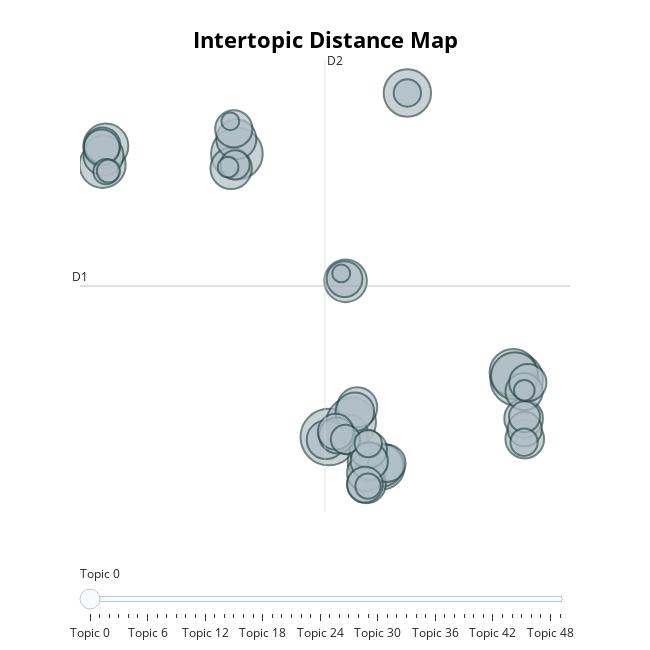

This figure's notebook cell:
### Code cell
topic_model.visualize_topics()

### Figure 1 — Plotly figure (JSON) as saved in the notebook; plotly's stock layout.template omitted (floating-point values rounded to 4 significant figures; data arrays with more than 128 entries replaced by an {"elided": "..."} marker saying what was removed)
{"data": [{"customdata": {"elided": "50x3 mixed values"}, "hovertemplate": "<b>Topic %{customdata[0]}</b><br>%{customdata[1]}<br>Size: %{customdata[2]}", "legendgroup": "", "marker": {"color": "#B0BEC5", "line": {"color": "DarkSlateGrey", "width": 2}, "size": [30, 26, 25, 23, 21, 21, 21, 20, 19, 19, 18, 17, 16, 15, 15, 15, 15, 15, 14, 14, 14, 14, 14, 13, 13, 13, 13, 13, 13, 13, 12, 12, 12, 12, 12, 12, 11, 9, 8, 8, 7, 7, 7, 6, 6, 5, 4, 4, 3, 3], "sizemode": "area", "sizeref": 0.01875, "symbol": "circle"}, "mode": "markers", "name": "", "orientation": "v", "showlegend": false, "type": "scatter", "x": [5.076, 16.67, -0.5924, 6.46, 9.923, 16.46, 16.55, -8.876, -8.681, 8.355, 8.311, 6.111, -0.949, -8.821, 6.261, 7.475, -0.6286, 6.833, 6.68, 17.16, 4.907, 17.09, 7.402, -0.7866, 7.35, 17.12, 17.35, 8.664, 7.515, 7.571, 5.576, -8.888, 5.502, 6.048, -8.932, 7.308, 17.16, 17.15, -0.7066, 6.102, 17.12, 9.923, 7.511, 7.494, -8.666, -8.518, 17.14, -1.135, 5.843, -0.9984], "xaxis": "x", "y": [-4.487, -2.401, 5.753, -3.955, 7.946, -2.155, -2.274, 5.352, 6.031, -5.566, -5.497, 1.158, 5.223, 5.688, -4.394, -5.382, 6.275, -3.409, -3.57, -4.56, -4.584, -3.812, -6.176, 6.648, -5.779, -2.84, -2.518, -5.433, -4.938, -5.359, -4.426, 6.054, -4.294, 1.223, 5.979, -6.201, -4.203, -3.755, 5.349, -4.567, -4.672, 7.946, -4.72, -6.255, 5.101, 5.125, -2.798, 5.265, 1.427, 6.922], "yaxis": "y"}], "layout": {"annotations": [{"showarrow": false, "text": "D1", "x": -10.27, "y": 0.9721, "yshift": 10}, {"showarrow": false, "text": "D2", "x": 4.842, "xshift": 10, "y": 9.138}], "height": 650, "hoverlabel": {"bgcolor": "white", "font": {"family": "Rockwell", "size": 16}}, "legend": {"itemsizing": "constant", "tracegroupgap": 0}, "margin": {"t": 60}, "shapes": [{"line": {"color": "#CFD8DC", "width": 2}, "type": "line", "x0": 4.842, "x1": 4.842, "y0": -7.194, "y1": 9.138}, {"line": {"color": "#9E9E9E", "width": 2}, "type": "line", "x0": -10.27, "x1": 19.95, "y0": 0.9721, "y1": 0.9721}], "sliders": [{"active": 0, "pad": {"t": 50}, "steps": [{"args": [{"marker.color": [["red", "#B0BEC5", "#B0BEC5", "#B0BEC5", "#B0BEC5", "#B0BEC5", "#B0BEC5", "#B0BEC5", "#B0BEC5", "#B0BEC5", "#B0BEC5", "#B0BEC5", "#B0BEC5", "#B0BEC5", "#B0BEC5", "#B0BEC5", "#B0BEC5", "#B0BEC5", "#B0BEC5", "#B0BEC5", "#B0BEC5", "#B0BEC5", "#B0BEC5", "#B0BEC5", "#B0BEC5", "#B0BEC5", "#B0BEC5", "#B0BEC5", "#B0BEC5", "#B0BEC5", "#B0BEC5", "#B0BEC5", "#B0BEC5", "#B0BEC5", "#B0BEC5", "#B0BEC5", "#B0BEC5", "#B0BEC5", "#B0BEC5", "#B0BEC5", "#B0BEC5", "#B0BEC5", "#B0BEC5", "#B0BEC5", "#B0BEC5", "#B0BEC5", "#B0BEC5", "#B0BEC5", "#B0BEC5", "#B0BEC5"]]}], "label": "Topic 0", "method": "update"}, {"args": [{"marker.color": [["#B0BEC5", "red", "#B0BEC5", "#B0BEC5", "#B0BEC5", "#B0BEC5", "#B0BEC5", "#B0BEC5", "#B0BEC5", "#B0BEC5", "#B0BEC5", "#B0BEC5", "#B0BEC5", "#B0BEC5", "#B0BEC5", "#B0BEC5", "#B0BEC5", "#B0BEC5", "#B0BEC5", "#B0BEC5", "#B0BEC5", "#B0BEC5", "#B0BEC5", "#B0BEC5", "#B0BEC5", "#B0BEC5", "#B0BEC5", "#B0BEC5", "#B0BEC5", "#B0BEC5", "#B0BEC5", "#B0BEC5", "#B0BEC5", "#B0BEC5", "#B0BEC5", "#B0BEC5", "#B0BEC5", "#B0BEC5", "#B0BEC5", "#B0BEC5", "#B0BEC5", "#B0BEC5", "#B0BEC5", "#B0BEC5", "#B0BEC5", "#B0BEC5", "#B0BEC5", "#B0BEC5", "#B0BEC5", "#B0BEC5"]]}], "label": "Topic 1", "method": "update"}, {"args": [{"marker.color": [["#B0BEC5", "#B0BEC5", "red", "#B0BEC5", "#B0BEC5", "#B0BEC5", "#B0BEC5", "#B0BEC5", "#B0BEC5", "#B0BEC5", "#B0BEC5", "#B0BEC5", "#B0BEC5", "#B0BEC5", "#B0BEC5", "#B0BEC5", "#B0BEC5", "#B0BEC5", "#B0BEC5", "#B0BEC5", "#B0BEC5", "#B0BEC5", "#B0BEC5", "#B0BEC5", "#B0BEC5", "#B0BEC5", "#B0BEC5", "#B0BEC5", "#B0BEC5", "#B0BEC5", "#B0BEC5", "#B0BEC5", "#B0BEC5", "#B0BEC5", "#B0BEC5", "#B0BEC5", "#B0BEC5", "#B0BEC5", "#B0BEC5", "#B0BEC5", "#B0BEC5", "#B0BEC5", "#B0BEC5", "#B0BEC5", "#B0BEC5", "#B0BEC5", "#B0BEC5", "#B0BEC5", "#B0BEC5", "#B0BEC5"]]}], "label": "Topic 2", "method": "update"}, {"args": [{"marker.color": [["#B0BEC5", "#B0BEC5", "#B0BEC5", "red", "#B0BEC5", "#B0BEC5", "#B0BEC5", "#B0BEC5", "#B0BEC5", "#B0BEC5", "#B0BEC5", "#B0BEC5", "#B0BEC5", "#B0BEC5", "#B0BEC5", "#B0BEC5", "#B0BEC5", "#B0BEC5", "#B0BEC5", "#B0BEC5", "#B0BEC5", "#B0BEC5", "#B0BEC5", "#B0BEC5", "#B0BEC5", "#B0BEC5", "#B0BEC5", "#B0BEC5", "#B0BEC5", "#B0BEC5", "#B0BEC5", "#B0BEC5", "#B0BEC5", "#B0BEC5", "#B0BEC5", "#B0BEC5", "#B0BEC5", "#B0BEC5", "#B0BEC5", "#B0BEC5", "#B0BEC5", "#B0BEC5", "#B0BEC5", "#B0BEC5", "#B0BEC5", "#B0BEC5", "#B0BEC5", "#B0BEC5", "#B0BEC5", "#B0BEC5"]]}], "label": "Topic 3", "method": "update"}, {"args": [{"marker.color": [["#B0BEC5", "#B0BEC5", "#B0BEC5", "#B0BEC5", "red", "#B0BEC5", "#B0BEC5", "#B0BEC5", "#B0BEC5", "#B0BEC5", "#B0BEC5", "#B0BEC5", "#B0BEC5", "#B0BEC5", "#B0BEC5", "#B0BEC5", "#B0BEC5", "#B0BEC5", "#B0BEC5", "#B0BEC5", "#B0BEC5", "#B0BEC5", "#B0BEC5", "#B0BEC5", "#B0BEC5", "#B0BEC5", "#B0BEC5", "#B0BEC5", "#B0BEC5", "#B0BEC5", "#B0BEC5", "#B0BEC5", "#B0BEC5", "#B0BEC5", "#B0BEC5", "#B0BEC5", "#B0BEC5", "#B0BEC5", "#B0BEC5", "#B0BEC5", "#B0BEC5", "#B0BEC5", "#B0BEC5", "#B0BEC5", "#B0BEC5", "#B0BEC5", "#B0BEC5", "#B0BEC5", "#B0BEC5", "#B0BEC5"]]}], "label": "Topic 4", "method": "update"}, {"args": [{"marker.color": [["#B0BEC5", "#B0BEC5", "#B0BEC5", "#B0BEC5", "#B0BEC5", "red", "#B0BEC5", "#B0BEC5", "#B0BEC5", "#B0BEC5", "#B0BEC5", "#B0BEC5", "#B0BEC5", "#B0BEC5", "#B0BEC5", "#B0BEC5", "#B0BEC5", "#B0BEC5", "#B0BEC5", "#B0BEC5", "#B0BEC5", "#B0BEC5", "#B0BEC5", "#B0BEC5", "#B0BEC5", "#B0BEC5", "#B0BEC5", "#B0BEC5", "#B0BEC5", "#B0BEC5", "#B0BEC5", "#B0BEC5", "#B0BEC5", "#B0BEC5", "#B0BEC5", "#B0BEC5", "#B0BEC5", "#B0BEC5", "#B0BEC5", "#B0BEC5", "#B0BEC5", "#B0BEC5", "#B0BEC5", "#B0BEC5", "#B0BEC5", "#B0BEC5", "#B0BEC5", "#B0BEC5", "#B0BEC5", "#B0BEC5"]]}], "label": "Topic 5", "method": "update"}, {"args": [{"marker.color": [["#B0BEC5", "#B0BEC5", "#B0BEC5", "#B0BEC5", "#B0BEC5", "#B0BEC5", "red", "#B0BEC5", "#B0BEC5", "#B0BEC5", "#B0BEC5", "#B0BEC5", "#B0BEC5", "#B0BEC5", "#B0BEC5", "#B0BEC5", "#B0BEC5", "#B0BEC5", "#B0BEC5", "#B0BEC5", "#B0BEC5", "#B0BEC5", "#B0BEC5", "#B0BEC5", "#B0BEC5", "#B0BEC5", "#B0BEC5", "#B0BEC5", "#B0BEC5", "#B0BEC5", "#B0BEC5", "#B0BEC5", "#B0BEC5", "#B0BEC5", "#B0BEC5", "#B0BEC5", "#B0BEC5", "#B0BEC5", "#B0BEC5", "#B0BEC5", "#B0BEC5", "#B0BEC5", "#B0BEC5", "#B0BEC5", "#B0BEC5", "#B0BEC5", "#B0BEC5", "#B0BEC5", "#B0BEC5", "#B0BEC5"]]}], "label": "Topic 6", "method": "update"}, {"args": [{"marker.color": [["#B0BEC5", "#B0BEC5", "#B0BEC5", "#B0BEC5", "#B0BEC5", "#B0BEC5", "#B0BEC5", "red", "#B0BEC5", "#B0BEC5", "#B0BEC5", "#B0BEC5", "#B0BEC5", "#B0BEC5", "#B0BEC5", "#B0BEC5", "#B0BEC5", "#B0BEC5", "#B0BEC5", "#B0BEC5", "#B0BEC5", "#B0BEC5", "#B0BEC5", "#B0BEC5", "#B0BEC5", "#B0BEC5", "#B0BEC5", "#B0BEC5", "#B0BEC5", "#B0BEC5", "#B0BEC5", "#B0BEC5", "#B0BEC5", "#B0BEC5", "#B0BEC5", "#B0BEC5", "#B0BEC5", "#B0BEC5", "#B0BEC5", "#B0BEC5", "#B0BEC5", "#B0BEC5", "#B0BEC5", "#B0BEC5", "#B0BEC5", "#B0BEC5", "#B0BEC5", "#B0BEC5", "#B0BEC5", "#B0BEC5"]]}], "label": "Topic 7", "method": "update"}, {"args": [{"marker.color": [["#B0BEC5", "#B0BEC5", "#B0BEC5", "#B0BEC5", "#B0BEC5", "#B0BEC5", "#B0BEC5", "#B0BEC5", "red", "#B0BEC5", "#B0BEC5", "#B0BEC5", "#B0BEC5", "#B0BEC5", "#B0BEC5", "#B0BEC5", "#B0BEC5", "#B0BEC5", "#B0BEC5", "#B0BEC5", "#B0BEC5", "#B0BEC5", "#B0BEC5", "#B0BEC5", "#B0BEC5", "#B0BEC5", "#B0BEC5", "#B0BEC5", "#B0BEC5", "#B0BEC5", "#B0BEC5", "#B0BEC5", "#B0BEC5", "#B0BEC5", "#B0BEC5", "#B0BEC5", "#B0BEC5", "#B0BEC5", "#B0BEC5", "#B0BEC5", "#B0BEC5", "#B0BEC5", "#B0BEC5", "#B0BEC5", "#B0BEC5", "#B0BEC5", "#B0BEC5", "#B0BEC5", "#B0BEC5", "#B0BEC5"]]}], "label": "Topic 8", "method": "update"}, {"args": [{"marker.color": [["#B0BEC5", "#B0BEC5", "#B0BEC5", "#B0BEC5", "#B0BEC5", "#B0BEC5", "#B0BEC5", "#B0BEC5", "#B0BEC5", "red", "#B0BEC5", "#B0BEC5", "#B0BEC5", "#B0BEC5", "#B0BEC5", "#B0BEC5", "#B0BEC5", "#B0BEC5", "#B0BEC5", "#B0BEC5", "#B0BEC5", "#B0BEC5", "#B0BEC5", "#B0BEC5", "#B0BEC5", "#B0BEC5", "#B0BEC5", "#B0BEC5", "#B0BEC5", "#B0BEC5", "#B0BEC5", "#B0BEC5", "#B0BEC5", "#B0BEC5", "#B0BEC5", "#B0BEC5", "#B0BEC5", "#B0BEC5", "#B0BEC5", "#B0BEC5", "#B0BEC5", "#B0BEC5", "#B0BEC5", "#B0BEC5", "#B0BEC5", "#B0BEC5", "#B0BEC5", "#B0BEC5", "#B0BEC5", "#B0BEC5"]]}], "label": "Topic 9", "method": "update"}, {"args": [{"marker.color": [["#B0BEC5", "#B0BEC5", "#B0BEC5", "#B0BEC5", "#B0BEC5", "#B0BEC5", "#B0BEC5", "#B0BEC5", "#B0BEC5", "#B0BEC5", "red", "#B0BEC5", "#B0BEC5", "#B0BEC5", "#B0BEC5", "#B0BEC5", "#B0BEC5", "#B0BEC5", "#B0BEC5", "#B0BEC5", "#B0BEC5", "#B0BEC5", "#B0BEC5", "#B0BEC5", "#B0BEC5", "#B0BEC5", "#B0BEC5", "#B0BEC5", "#B0BEC5", "#B0BEC5", "#B0BEC5", "#B0BEC5", "#B0BEC5", "#B0BEC5", "#B0BEC5", "#B0BEC5", "#B0BEC5", "#B0BEC5", "#B0BEC5", "#B0BEC5", "#B0BEC5", "#B0BEC5", "#B0BEC5", "#B0BEC5", "#B0BEC5", "#B0BEC5", "#B0BEC5", "#B0BEC5", "#B0BEC5", "#B0BEC5"]]}], "label": "Topic 10", "method": "update"}, {"args": [{"marker.color": [["#B0BEC5", "#B0BEC5", "#B0BEC5", "#B0BEC5", "#B0BEC5", "#B0BEC5", "#B0BEC5", "#B0BEC5", "#B0BEC5", "#B0BEC5", "#B0BEC5", "red", "#B0BEC5", "#B0BEC5", "#B0BEC5", "#B0BEC5", "#B0BEC5", "#B0BEC5", "#B0BEC5", "#B0BEC5", "#B0BEC5", "#B0BEC5", "#B0BEC5", "#B0BEC5", "#B0BEC5", "#B0BEC5", "#B0BEC5", "#B0BEC5", "#B0BEC5", "#B0BEC5", "#B0BEC5", "#B0BEC5", "#B0BEC5", "#B0BEC5", "#B0BEC5", "#B0BEC5", "#B0BEC5", "#B0BEC5", "#B0BEC5", "#B0BEC5", "#B0BEC5", "#B0BEC5", "#B0BEC5", "#B0BEC5", "#B0BEC5", "#B0BEC5", "#B0BEC5", "#B0BEC5", "#B0BEC5", "#B0BEC5"]]}], "label": "Topic 11", "method": "update"}, {"args": [{"marker.color": [["#B0BEC5", "#B0BEC5", "#B0BEC5", "#B0BEC5", "#B0BEC5", "#B0BEC5", "#B0BEC5", "#B0BEC5", "#B0BEC5", "#B0BEC5", "#B0BEC5", "#B0BEC5", "red", "#B0BEC5", "#B0BEC5", "#B0BEC5", "#B0BEC5", "#B0BEC5", "#B0BEC5", "#B0BEC5", "#B0BEC5", "#B0BEC5", "#B0BEC5", "#B0BEC5", "#B0BEC5", "#B0BEC5", "#B0BEC5", "#B0BEC5", "#B0BEC5", "#B0BEC5", "#B0BEC5", "#B0BEC5", "#B0BEC5", "#B0BEC5", "#B0BEC5", "#B0BEC5", "#B0BEC5", "#B0BEC5", "#B0BEC5", "#B0BEC5", "#B0BEC5", "#B0BEC5", "#B0BEC5", "#B0BEC5", "#B0BEC5", "#B0BEC5", "#B0BEC5", "#B0BEC5", "#B0BEC5", "#B0BEC5"]]}], "label": "Topic 12", "method": "update"}, {"args": [{"marker.color": [["#B0BEC5", "#B0BEC5", "#B0BEC5", "#B0BEC5", "#B0BEC5", "#B0BEC5", "#B0BEC5", "#B0BEC5", "#B0BEC5", "#B0BEC5", "#B0BEC5", "#B0BEC5", "#B0BEC5", "red", "#B0BEC5", "#B0BEC5", "#B0BEC5", "#B0BEC5", "#B0BEC5", "#B0BEC5", "#B0BEC5", "#B0BEC5", "#B0BEC5", "#B0BEC5", "#B0BEC5", "#B0BEC5", "#B0BEC5", "#B0BEC5", "#B0BEC5", "#B0BEC5", "#B0BEC5", "#B0BEC5", "#B0BEC5", "#B0BEC5", "#B0BEC5", "#B0BEC5", "#B0BEC5", "#B0BEC5", "#B0BEC5", "#B0BEC5", "#B0BEC5", "#B0BEC5", "#B0BEC5", "#B0BEC5", "#B0BEC5", "#B0BEC5", "#B0BEC5", "#B0BEC5", "#B0BEC5", "#B0BEC5"]]}], "label": "Topic 13", "method": "update"}, {"args": [{"marker.color": [["#B0BEC5", "#B0BEC5", "#B0BEC5", "#B0BEC5", "#B0BEC5", "#B0BEC5", "#B0BEC5", "#B0BEC5", "#B0BEC5", "#B0BEC5", "#B0BEC5", "#B0BEC5", "#B0BEC5", "#B0BEC5", "red", "#B0BEC5", "#B0BEC5", "#B0BEC5", "#B0BEC5", "#B0BEC5", "#B0BEC5", "#B0BEC5", "#B0BEC5", "#B0BEC5", "#B0BEC5", "#B0BEC5", "#B0BEC5", "#B0BEC5", "#B0BEC5", "#B0BEC5", "#B0BEC5", "#B0BEC5", "#B0BEC5", "#B0BEC5", "#B0BEC5", "#B0BEC5", "#B0BEC5", "#B0BEC5", "#B0BEC5", "#B0BEC5", "#B0BEC5", "#B0BEC5", "#B0BEC5", "#B0BEC5", "#B0BEC5", "#B0BEC5", "#B0BEC5", "#B0BEC5", "#B0BEC5", "#B0BEC5"]]}], "label": "Topic 14", "method": "update"}, {"args": [{"marker.color": [["#B0BEC5", "#B0BEC5", "#B0BEC5", "#B0BEC5", "#B0BEC5", "#B0BEC5", "#B0BEC5", "#B0BEC5", "#B0BEC5", "#B0BEC5", "#B0BEC5", "#B0BEC5", "#B0BEC5", "#B0BEC5", "#B0BEC5", "red", "#B0BEC5", "#B0BEC5", "#B0BEC5", "#B0BEC5", "#B0BEC5", "#B0BEC5", "#B0BEC5", "#B0BEC5", "#B0BEC5", "#B0BEC5", "#B0BEC5", "#B0BEC5", "#B0BEC5", "#B0BEC5", "#B0BEC5", "#B0BEC5", "#B0BEC5", "#B0BEC5", "#B0BEC5", "#B0BEC5", "#B0BEC5", "#B0BEC5", "#B0BEC5", "#B0BEC5", "#B0BEC5", "#B0BEC5", "#B0BEC5", "#B0BEC5", "#B0BEC5", "#B0BEC5", "#B0BEC5", "#B0BEC5", "#B0BEC5", "#B0BEC5"]]}], "label": "Topic 15", "method": "update"}, {"args": [{"marker.color": [["#B0BEC5", "#B0BEC5", "#B0BEC5", "#B0BEC5", "#B0BEC5", "#B0BEC5", "#B0BEC5", "#B0BEC5", "#B0BEC5", "#B0BEC5", "#B0BEC5", "#B0BEC5", "#B0BEC5", "#B0BEC5", "#B0BEC5", "#B0BEC5", "red", "#B0BEC5", "#B0BEC5", "#B0BEC5", "#B0BEC5", "#B0BEC5", "#B0BEC5", "#B0BEC5", "#B0BEC5", "#B0BEC5", "#B0BEC5", "#B0BEC5", "#B0BEC5", "#B0BEC5", "#B0BEC5", "#B0BEC5", "#B0BEC5", "#B0BEC5", "#B0BEC5", "#B0BEC5", "#B0BEC5", "#B0BEC5", "#B0BEC5", "#B0BEC5", "#B0BEC5", "#B0BEC5", "#B0BEC5", "#B0BEC5", "#B0BEC5", "#B0BEC5", "#B0BEC5", "#B0BEC5", "#B0BEC5", "#B0BEC5"]]}], "label": "Topic 16", "method": "update"}, {"args": [{"marker.color": [["#B0BEC5", "#B0BEC5", "#B0BEC5", "#B0BEC5", "#B0BEC5", "#B0BEC5", "#B0BEC5", "#B0BEC5", "#B0BEC5", "#B0BEC5", "#B0BEC5", "#B0BEC5", "#B0BEC5", "#B0BEC5", "#B0BEC5", "#B0BEC5", "#B0BEC5", "red", "#B0BEC5", "#B0BEC5", "#B0BEC5", "#B0BEC5", "#B0BEC5", "#B0BEC5", "#B0BEC5", "#B0BEC5", "#B0BEC5", "#B0BEC5", "#B0BEC5", "#B0BEC5", "#B0BEC5", "#B0BEC5", "#B0BEC5", "#B0BEC5", "#B0BEC5", "#B0BEC5", "#B0BEC5", "#B0BEC5", "#B0BEC5", "#B0BEC5", "#B0BEC5", "#B0BEC5", "#B0BEC5", "#B0BEC5", "#B0BEC5", "#B0BEC5", "#B0BEC5", "#B0BEC5", "#B0BEC5", "#B0BEC5"]]}], "label": "Topic 17", "method": "update"}, {"args": [{"marker.color": [["#B0BEC5", "#B0BEC5", "#B0BEC5", "#B0BEC5", "#B0BEC5", "#B0BEC5", "#B0BEC5", "#B0BEC5", "#B0BEC5", "#B0BEC5", "#B0BEC5", "#B0BEC5", "#B0BEC5", "#B0BEC5", "#B0BEC5", "#B0BEC5", "#B0BEC5", "#B0BEC5", "red", "#B0BEC5", "#B0BEC5", "#B0BEC5", "#B0BEC5", "#B0BEC5", "#B0BEC5", "#B0BEC5", "#B0BEC5", "#B0BEC5", "#B0BEC5", "#B0BEC5", "#B0BEC5", "#B0BEC5", "#B0BEC5", "#B0BEC5", "#B0BEC5", "#B0BEC5", "#B0BEC5", "#B0BEC5", "#B0BEC5", "#B0BEC5", "#B0BEC5", "#B0BEC5", "#B0BEC5", "#B0BEC5", "#B0BEC5", "#B0BEC5", "#B0BEC5", "#B0BEC5", "#B0BEC5", "#B0BEC5"]]}], "label": "Topic 18", "method": "update"}, {"args": [{"marker.color": [["#B0BEC5", "#B0BEC5", "#B0BEC5", "#B0BEC5", "#B0BEC5", "#B0BEC5", "#B0BEC5", "#B0BEC5", "#B0BEC5", "#B0BEC5", "#B0BEC5", "#B0BEC5", "#B0BEC5", "#B0BEC5", "#B0BEC5", "#B0BEC5", "#B0BEC5", "#B0BEC5", "#B0BEC5", "red", "#B0BEC5", "#B0BEC5", "#B0BEC5", "#B0BEC5", "#B0BEC5", "#B0BEC5", "#B0BEC5", "#B0BEC5", "#B0BEC5", "#B0BEC5", "#B0BEC5", "#B0BEC5", "#B0BEC5", "#B0BEC5", "#B0BEC5", "#B0BEC5", "#B0BEC5", "#B0BEC5", "#B0BEC5", "#B0BEC5", "#B0BEC5", "#B0BEC5", "#B0BEC5", "#B0BEC5", "#B0BEC5", "#B0BEC5", "#B0BEC5", "#B0BEC5", "#B0BEC5", "#B0BEC5"]]}], "label": "Topic 19", "method": "update"}, {"args": [{"marker.color": [["#B0BEC5", "#B0BEC5", "#B0BEC5", "#B0BEC5", "#B0BEC5", "#B0BEC5", "#B0BEC5", "#B0BEC5", "#B0BEC5", "#B0BEC5", "#B0BEC5", "#B0BEC5", "#B0BEC5", "#B0BEC5", "#B0BEC5", "#B0BEC5", "#B0BEC5", "#B0BEC5", "#B0BEC5", "#B0BEC5", "red", "#B0BEC5", "#B0BEC5", "#B0BEC5", "#B0BEC5", "#B0BEC5", "#B0BEC5", "#B0BEC5", "#B0BEC5", "#B0BEC5", "#B0BEC5", "#B0BEC5", "#B0BEC5", "#B0BEC5", "#B0BEC5", "#B0BEC5", "#B0BEC5", "#B0BEC5", "#B0BEC5", "#B0BEC5", "#B0BEC5", "#B0BEC5", "#B0BEC5", "#B0BEC5", "#B0BEC5", "#B0BEC5", "#B0BEC5", "#B0BEC5", "#B0BEC5", "#B0BEC5"]]}], "label": "Topic 20", "method": "update"}, {"args": [{"marker.color": [["#B0BEC5", "#B0BEC5", "#B0BEC5", "#B0BEC5", "#B0BEC5", "#B0BEC5", "#B0BEC5", "#B0BEC5", "#B0BEC5", "#B0BEC5", "#B0BEC5", "#B0BEC5", "#B0BEC5", "#B0BEC5", "#B0BEC5", "#B0BEC5", "#B0BEC5", "#B0BEC5", "#B0BEC5", "#B0BEC5", "#B0BEC5", "red", "#B0BEC5", "#B0BEC5", "#B0BEC5", "#B0BEC5", "#B0BEC5", "#B0BEC5", "#B0BEC5", "#B0BEC5", "#B0BEC5", "#B0BEC5", "#B0BEC5", "#B0BEC5", "#B0BEC5", "#B0BEC5", "#B0BEC5", "#B0BEC5", "#B0BEC5", "#B0BEC5", "#B0BEC5", "#B0BEC5", "#B0BEC5", "#B0BEC5", "#B0BEC5", "#B0BEC5", "#B0BEC5", "#B0BEC5", "#B0BEC5", "#B0BEC5"]]}], "label": "Topic 21", "method": "update"}, {"args": [{"marker.color": [["#B0BEC5", "#B0BEC5", "#B0BEC5", "#B0BEC5", "#B0BEC5", "#B0BEC5", "#B0BEC5", "#B0BEC5", "#B0BEC5", "#B0BEC5", "#B0BEC5", "#B0BEC5", "#B0BEC5", "#B0BEC5", "#B0BEC5", "#B0BEC5", "#B0BEC5", "#B0BEC5", "#B0BEC5", "#B0BEC5", "#B0BEC5", "#B0BEC5", "red", "#B0BEC5", "#B0BEC5", "#B0BEC5", "#B0BEC5", "#B0BEC5", "#B0BEC5", "#B0BEC5", "#B0BEC5", "#B0BEC5", "#B0BEC5", "#B0BEC5", "#B0BEC5", "#B0BEC5", "#B0BEC5", "#B0BEC5", "#B0BEC5", "#B0BEC5", "#B0BEC5", "#B0BEC5", "#B0BEC5", "#B0BEC5", "#B0BEC5", "#B0BEC5", "#B0BEC5", "#B0BEC5", "#B0BEC5", "#B0BEC5"]]}], "label": "Topic 22", "method": "update"}, {"args": [{"marker.color": [["#B0BEC5", "#B0BEC5", "#B0BEC5", "#B0BEC5", "#B0BEC5", "#B0BEC5", "#B0BEC5", "#B0BEC5", "#B0BEC5", "#B0BEC5", "#B0BEC5", "#B0BEC5", "#B0BEC5", "#B0BEC5", "#B0BEC5", "#B0BEC5", "#B0BEC5", "#B0BEC5", "#B0BEC5", "#B0BEC5", "#B0BEC5", "#B0BEC5", "#B0BEC5", "red", "#B0BEC5", "#B0BEC5", "#B0BEC5", "#B0BEC5", "#B0BEC5", "#B0BEC5", "#B0BEC5", "#B0BEC5", "#B0BEC5", "#B0BEC5", "#B0BEC5", "#B0BEC5", "#B0BEC5", "#B0BEC5", "#B0BEC5", "#B0BEC5", "#B0BEC5", "#B0BEC5", "#B0BEC5", "#B0BEC5", "#B0BEC5", "#B0BEC5", "#B0BEC5", "#B0BEC5", "#B0BEC5", "#B0BEC5"]]}], "label": "Topic 23", "method": "update"}, {"args": [{"marker.color": [["#B0BEC5", "#B0BEC5", "#B0BEC5", "#B0BEC5", "#B0BEC5", "#B0BEC5", "#B0BEC5", "#B0BEC5", "#B0BEC5", "#B0BEC5", "#B0BEC5", "#B0BEC5", "#B0BEC5", "#B0BEC5", "#B0BEC5", "#B0BEC5", "#B0BEC5", "#B0BEC5", "#B0BEC5", "#B0BEC5", "#B0BEC5", "#B0BEC5", "#B0BEC5", "#B0BEC5", "red", "#B0BEC5", "#B0BEC5", "#B0BEC5", "#B0BEC5", "#B0BEC5", "#B0BEC5", "#B0BEC5", "#B0BEC5", "#B0BEC5", "#B0BEC5", "#B0BEC5", "#B0BEC5", "#B0BEC5", "#B0BEC5", "#B0BEC5", "#B0BEC5", "#B0BEC5", "#B0BEC5", "#B0BEC5", "#B0BEC5", "#B0BEC5", "#B0BEC5", "#B0BEC5", "#B0BEC5", "#B0BEC5"]]}], "label": "Topic 24", "method": "update"}, {"args": [{"marker.color": [["#B0BEC5", "#B0BEC5", "#B0BEC5", "#B0BEC5", "#B0BEC5", "#B0BEC5", "#B0BEC5", "#B0BEC5", "#B0BEC5", "#B0BEC5", "#B0BEC5", "#B0BEC5", "#B0BEC5", "#B0BEC5", "#B0BEC5", "#B0BEC5", "#B0BEC5", "#B0BEC5", "#B0BEC5", "#B0BEC5", "#B0BEC5", "#B0BEC5", "#B0BEC5", "#B0BEC5", "#B0BEC5", "red", "#B0BEC5", "#B0BEC5", "#B0BEC5", "#B0BEC5", "#B0BEC5", "#B0BEC5", "#B0BEC5", "#B0BEC5", "#B0BEC5", "#B0BEC5", "#B0BEC5", "#B0BEC5", "#B0BEC5", "#B0BEC5", "#B0BEC5", "#B0BEC5", "#B0BEC5", "#B0BEC5", "#B0BEC5", "#B0BEC5", "#B0BEC5", "#B0BEC5", "#B0BEC5", "#B0BEC5"]]}], "label": "Topic 25", "method": "update"}, {"args": [{"marker.color": [["#B0BEC5", "#B0BEC5", "#B0BEC5", "#B0BEC5", "#B0BEC5", "#B0BEC5", "#B0BEC5", "#B0BEC5", "#B0BEC5", "#B0BEC5", "#B0BEC5", "#B0BEC5", "#B0BEC5", "#B0BEC5", "#B0BEC5", "#B0BEC5", "#B0BEC5", "#B0BEC5", "#B0BEC5", "#B0BEC5", "#B0BEC5", "#B0BEC5", "#B0BEC5", "#B0BEC5", "#B0BEC5", "#B0BEC5", "red", "#B0BEC5", "#B0BEC5", "#B0BEC5", "#B0BEC5", "#B0BEC5", "#B0BEC5", "#B0BEC5", "#B0BEC5", "#B0BEC5", "#B0BEC5", "#B0BEC5", "#B0BEC5", "#B0BEC5", "#B0BEC5", "#B0BEC5", "#B0BEC5", "#B0BEC5", "#B0BEC5", "#B0BEC5", "#B0BEC5", "#B0BEC5", "#B0BEC5", "#B0BEC5"]]}], "label": "Topic 26", "method": "update"}, {"args": [{"marker.color": [["#B0BEC5", "#B0BEC5", "#B0BEC5", "#B0BEC5", "#B0BEC5", "#B0BEC5", "#B0BEC5", "#B0BEC5", "#B0BEC5", "#B0BEC5", "#B0BEC5", "#B0BEC5", "#B0BEC5", "#B0BEC5", "#B0BEC5", "#B0BEC5", "#B0BEC5", "#B0BEC5", "#B0BEC5", "#B0BEC5", "#B0BEC5", "#B0BEC5", "#B0BEC5", "#B0BEC5", "#B0BEC5", "#B0BEC5", "#B0BEC5", "red", "#B0BEC5", "#B0BEC5", "#B0BEC5", "#B0BEC5", "#B0BEC5", "#B0BEC5", "#B0BEC5", "#B0BEC5", "#B0BEC5", "#B0BEC5", "#B0BEC5", "#B0BEC5", "#B0BEC5", "#B0BEC5", "#B0BEC5", "#B0BEC5", "#B0BEC5", "#B0BEC5", "#B0BEC5", "#B0BEC5", "#B0BEC5", "#B0BEC5"]]}], "label": "Topic 27", "method": "update"}, {"args": [{"marker.color": [["#B0BEC5", "#B0BEC5", "#B0BEC5", "#B0BEC5", "#B0BEC5", "#B0BEC5", "#B0BEC5", "#B0BEC5", "#B0BEC5", "#B0BEC5", "#B0BEC5", "#B0BEC5", "#B0BEC5", "#B0BEC5", "#B0BEC5", "#B0BEC5", "#B0BEC5", "#B0BEC5", "#B0BEC5", "#B0BEC5", "#B0BEC5", "#B0BEC5", "#B0BEC5", "#B0BEC5", "#B0BEC5", "#B0BEC5", "#B0BEC5", "#B0BEC5", "red", "#B0BEC5", "#B0BEC5", "#B0BEC5", "#B0BEC5", "#B0BEC5", "#B0BEC5", "#B0BEC5", "#B0BEC5", "#B0BEC5", "#B0BEC5", "#B0BEC5", "#B0BEC5", "#B0BEC5", "#B0BEC5", "#B0BEC5", "#B0BEC5", "#B0BEC5", "#B0BEC5", "#B0BEC5", "#B0BEC5", "#B0BEC5"]]}], "label": "Topic 28", "method": "update"}, {"args": [{"marker.color": [["#B0BEC5", "#B0BEC5", "#B0BEC5", "#B0BEC5", "#B0BEC5", "#B0BEC5", "#B0BEC5", "#B0BEC5", "#B0BEC5", "#B0BEC5", "#B0BEC5", "#B0BEC5", "#B0BEC5", "#B0BEC5", "#B0BEC5", "#B0BEC5", "#B0BEC5", "#B0BEC5", "#B0BEC5", "#B0BEC5", "#B0BEC5", "#B0BEC5", "#B0BEC5", "#B0BEC5", "#B0BEC5", "#B0BEC5", "#B0BEC5", "#B0BEC5", "#B0BEC5", "red", "#B0BEC5", "#B0BEC5", "#B0BEC5", "#B0BEC5", "#B0BEC5", "#B0BEC5", "#B0BEC5", "#B0BEC5", "#B0BEC5", "#B0BEC5", "#B0BEC5", "#B0BEC5", "#B0BEC5", "#B0BEC5", "#B0BEC5", "#B0BEC5", "#B0BEC5", "#B0BEC5", "#B0BEC5", "#B0BEC5"]]}], "label": "Topic 29", "method": "update"}, {"args": [{"marker.color": [["#B0BEC5", "#B0BEC5", "#B0BEC5", "#B0BEC5", "#B0BEC5", "#B0BEC5", "#B0BEC5", "#B0BEC5", "#B0BEC5", "#B0BEC5", "#B0BEC5", "#B0BEC5", "#B0BEC5", "#B0BEC5", "#B0BEC5", "#B0BEC5", "#B0BEC5", "#B0BEC5", "#B0BEC5", "#B0BEC5", "#B0BEC5", "#B0BEC5", "#B0BEC5", "#B0BEC5", "#B0BEC5", "#B0BEC5", "#B0BEC5", "#B0BEC5", "#B0BEC5", "#B0BEC5", "red", "#B0BEC5", "#B0BEC5", "#B0BEC5", "#B0BEC5", "#B0BEC5", "#B0BEC5", "#B0BEC5", "#B0BEC5", "#B0BEC5", "#B0BEC5", "#B0BEC5", "#B0BEC5", "#B0BEC5", "#B0BEC5", "#B0BEC5", "#B0BEC5", "#B0BEC5", "#B0BEC5", "#B0BEC5"]]}], "label": "Topic 30", "method": "update"}, {"args": [{"marker.color": [["#B0BEC5", "#B0BEC5", "#B0BEC5", "#B0BEC5", "#B0BEC5", "#B0BEC5", "#B0BEC5", "#B0BEC5", "#B0BEC5", "#B0BEC5", "#B0BEC5", "#B0BEC5", "#B0BEC5", "#B0BEC5", "#B0BEC5", "#B0BEC5", "#B0BEC5", "#B0BEC5", "#B0BEC5", "#B0BEC5", "#B0BEC5", "#B0BEC5", "#B0BEC5", "#B0BEC5", "#B0BEC5", "#B0BEC5", "#B0BEC5", "#B0BEC5", "#B0BEC5", "#B0BEC5", "#B0BEC5", "red", "#B0BEC5", "#B0BEC5", "#B0BEC5", "#B0BEC5", "#B0BEC5", "#B0BEC5", "#B0BEC5", "#B0BEC5", "#B0BEC5", "#B0BEC5", "#B0BEC5", "#B0BEC5", "#B0BEC5", "#B0BEC5", "#B0BEC5", "#B0BEC5", "#B0BEC5", "#B0BEC5"]]}], "label": "Topic 31", "method": "update"}, {"args": [{"marker.color": [["#B0BEC5", "#B0BEC5", "#B0BEC5", "#B0BEC5", "#B0BEC5", "#B0BEC5", "#B0BEC5", "#B0BEC5", "#B0BEC5", "#B0BEC5", "#B0BEC5", "#B0BEC5", "#B0BEC5", "#B0BEC5", "#B0BEC5", "#B0BEC5", "#B0BEC5", "#B0BEC5", "#B0BEC5", "#B0BEC5", "#B0BEC5", "#B0BEC5", "#B0BEC5", "#B0BEC5", "#B0BEC5", "#B0BEC5", "#B0BEC5", "#B0BEC5", "#B0BEC5", "#B0BEC5", "#B0BEC5", "#B0BEC5", "red", "#B0BEC5", "#B0BEC5", "#B0BEC5", "#B0BEC5", "#B0BEC5", "#B0BEC5", "#B0BEC5", "#B0BEC5", "#B0BEC5", "#B0BEC5", "#B0BEC5", "#B0BEC5", "#B0BEC5", "#B0BEC5", "#B0BEC5", "#B0BEC5", "#B0BEC5"]]}], "label": "Topic 32", "method": "update"}, {"args": [{"marker.color": [["#B0BEC5", "#B0BEC5", "#B0BEC5", "#B0BEC5", "#B0BEC5", "#B0BEC5", "#B0BEC5", "#B0BEC5", "#B0BEC5", "#B0BEC5", "#B0BEC5", "#B0BEC5", "#B0BEC5", "#B0BEC5", "#B0BEC5", "#B0BEC5", "#B0BEC5", "#B0BEC5", "#B0BEC5", "#B0BEC5", "#B0BEC5", "#B0BEC5", "#B0BEC5", "#B0BEC5", "#B0BEC5", "#B0BEC5", "#B0BEC5", "#B0BEC5", "#B0BEC5", "#B0BEC5", "#B0BEC5", "#B0BEC5", "#B0BEC5", "red", "#B0BEC5", "#B0BEC5", "#B0BEC5", "#B0BEC5", "#B0BEC5", "#B0BEC5", "#B0BEC5", "#B0BEC5", "#B0BEC5", "#B0BEC5", "#B0BEC5", "#B0BEC5", "#B0BEC5", "#B0BEC5", "#B0BEC5", "#B0BEC5"]]}], "label": "Topic 33", "method": "update"}, {"args": [{"marker.color": [["#B0BEC5", "#B0BEC5", "#B0BEC5", "#B0BEC5", "#B0BEC5", "#B0BEC5", "#B0BEC5", "#B0BEC5", "#B0BEC5", "#B0BEC5", "#B0BEC5", "#B0BEC5", "#B0BEC5", "#B0BEC5", "#B0BEC5", "#B0BEC5", "#B0BEC5", "#B0BEC5", "#B0BEC5", "#B0BEC5", "#B0BEC5", "#B0BEC5", "#B0BEC5", "#B0BEC5", "#B0BEC5", "#B0BEC5", "#B0BEC5", "#B0BEC5", "#B0BEC5", "#B0BEC5", "#B0BEC5", "#B0BEC5", "#B0BEC5", "#B0BEC5", "red", "#B0BEC5", "#B0BEC5", "#B0BEC5", "#B0BEC5", "#B0BEC5", "#B0BEC5", "#B0BEC5", "#B0BEC5", "#B0BEC5", "#B0BEC5", "#B0BEC5", "#B0BEC5", "#B0BEC5", "#B0BEC5", "#B0BEC5"]]}], "label": "Topic 34", "method": "update"}, {"args": [{"marker.color": [["#B0BEC5", "#B0BEC5", "#B0BEC5", "#B0BEC5", "#B0BEC5", "#B0BEC5", "#B0BEC5", "#B0BEC5", "#B0BEC5", "#B0BEC5", "#B0BEC5", "#B0BEC5", "#B0BEC5", "#B0BEC5", "#B0BEC5", "#B0BEC5", "#B0BEC5", "#B0BEC5", "#B0BEC5", "#B0BEC5", "#B0BEC5", "#B0BEC5", "#B0BEC5", "#B0BEC5", "#B0BEC5", "#B0BEC5", "#B0BEC5", "#B0BEC5", "#B0BEC5", "#B0BEC5", "#B0BEC5", "#B0BEC5", "#B0BEC5", "#B0BEC5", "#B0BEC5", "red", "#B0BEC5", "#B0BEC5", "#B0BEC5", "#B0BEC5", "#B0BEC5", "#B0BEC5", "#B0BEC5", "#B0BEC5", "#B0BEC5", "#B0BEC5", "#B0BEC5", "#B0BEC5", "#B0BEC5", "#B0BEC5"]]}], "label": "Topic 35", "method": "update"}, {"args": [{"marker.color": [["#B0BEC5", "#B0BEC5", "#B0BEC5", "#B0BEC5", "#B0BEC5", "#B0BEC5", "#B0BEC5", "#B0BEC5", "#B0BEC5", "#B0BEC5", "#B0BEC5", "#B0BEC5", "#B0BEC5", "#B0BEC5", "#B0BEC5", "#B0BEC5", "#B0BEC5", "#B0BEC5", "#B0BEC5", "#B0BEC5", "#B0BEC5", "#B0BEC5", "#B0BEC5", "#B0BEC5", "#B0BEC5", "#B0BEC5", "#B0BEC5", "#B0BEC5", "#B0BEC5", "#B0BEC5", "#B0BEC5", "#B0BEC5", "#B0BEC5", "#B0BEC5", "#B0BEC5", "#B0BEC5", "red", "#B0BEC5", "#B0BEC5", "#B0BEC5", "#B0BEC5", "#B0BEC5", "#B0BEC5", "#B0BEC5", "#B0BEC5", "#B0BEC5", "#B0BEC5", "#B0BEC5", "#B0BEC5", "#B0BEC5"]]}], "label": "Topic 36", "method": "update"}, {"args": [{"marker.color": [["#B0BEC5", "#B0BEC5", "#B0BEC5", "#B0BEC5", "#B0BEC5", "#B0BEC5", "#B0BEC5", "#B0BEC5", "#B0BEC5", "#B0BEC5", "#B0BEC5", "#B0BEC5", "#B0BEC5", "#B0BEC5", "#B0BEC5", "#B0BEC5", "#B0BEC5", "#B0BEC5", "#B0BEC5", "#B0BEC5", "#B0BEC5", "#B0BEC5", "#B0BEC5", "#B0BEC5", "#B0BEC5", "#B0BEC5", "#B0BEC5", "#B0BEC5", "#B0BEC5", "#B0BEC5", "#B0BEC5", "#B0BEC5", "#B0BEC5", "#B0BEC5", "#B0BEC5", "#B0BEC5", "#B0BEC5", "red", "#B0BEC5", "#B0BEC5", "#B0BEC5", "#B0BEC5", "#B0BEC5", "#B0BEC5", "#B0BEC5", "#B0BEC5", "#B0BEC5", "#B0BEC5", "#B0BEC5", "#B0BEC5"]]}], "label": "Topic 37", "method": "update"}, {"args": [{"marker.color": [["#B0BEC5", "#B0BEC5", "#B0BEC5", "#B0BEC5", "#B0BEC5", "#B0BEC5", "#B0BEC5", "#B0BEC5", "#B0BEC5", "#B0BEC5", "#B0BEC5", "#B0BEC5", "#B0BEC5", "#B0BEC5", "#B0BEC5", "#B0BEC5", "#B0BEC5", "#B0BEC5", "#B0BEC5", "#B0BEC5", "#B0BEC5", "#B0BEC5", "#B0BEC5", "#B0BEC5", "#B0BEC5", "#B0BEC5", "#B0BEC5", "#B0BEC5", "#B0BEC5", "#B0BEC5", "#B0BEC5", "#B0BEC5", "#B0BEC5", "#B0BEC5", "#B0BEC5", "#B0BEC5", "#B0BEC5", "#B0BEC5", "red", "#B0BEC5", "#B0BEC5", "#B0BEC5", "#B0BEC5", "#B0BEC5", "#B0BEC5", "#B0BEC5", "#B0BEC5", "#B0BEC5", "#B0BEC5", "#B0BEC5"]]}], "label": "Topic 38", "method": "update"}, {"args": [{"marker.color": [["#B0BEC5", "#B0BEC5", "#B0BEC5", "#B0BEC5", "#B0BEC5", "#B0BEC5", "#B0BEC5", "#B0BEC5", "#B0BEC5", "#B0BEC5", "#B0BEC5", "#B0BEC5", "#B0BEC5", "#B0BEC5", "#B0BEC5", "#B0BEC5", "#B0BEC5", "#B0BEC5", "#B0BEC5", "#B0BEC5", "#B0BEC5", "#B0BEC5", "#B0BEC5", "#B0BEC5", "#B0BEC5", "#B0BEC5", "#B0BEC5", "#B0BEC5", "#B0BEC5", "#B0BEC5", "#B0BEC5", "#B0BEC5", "#B0BEC5", "#B0BEC5", "#B0BEC5", "#B0BEC5", "#B0BEC5", "#B0BEC5", "#B0BEC5", "red", "#B0BEC5", "#B0BEC5", "#B0BEC5", "#B0BEC5", "#B0BEC5", "#B0BEC5", "#B0BEC5", "#B0BEC5", "#B0BEC5", "#B0BEC5"]]}], "label": "Topic 39", "method": "update"}, {"args": [{"marker.color": [["#B0BEC5", "#B0BEC5", "#B0BEC5", "#B0BEC5", "#B0BEC5", "#B0BEC5", "#B0BEC5", "#B0BEC5", "#B0BEC5", "#B0BEC5", "#B0BEC5", "#B0BEC5", "#B0BEC5", "#B0BEC5", "#B0BEC5", "#B0BEC5", "#B0BEC5", "#B0BEC5", "#B0BEC5", "#B0BEC5", "#B0BEC5", "#B0BEC5", "#B0BEC5", "#B0BEC5", "#B0BEC5", "#B0BEC5", "#B0BEC5", "#B0BEC5", "#B0BEC5", "#B0BEC5", "#B0BEC5", "#B0BEC5", "#B0BEC5", "#B0BEC5", "#B0BEC5", "#B0BEC5", "#B0BEC5", "#B0BEC5", "#B0BEC5", "#B0BEC5", "red", "#B0BEC5", "#B0BEC5", "#B0BEC5", "#B0BEC5", "#B0BEC5", "#B0BEC5", "#B0BEC5", "#B0BEC5", "#B0BEC5"]]}], "label": "Topic 40", "method": "update"}, {"args": [{"marker.color": [["#B0BEC5", "#B0BEC5", "#B0BEC5", "#B0BEC5", "#B0BEC5", "#B0BEC5", "#B0BEC5", "#B0BEC5", "#B0BEC5", "#B0BEC5", "#B0BEC5", "#B0BEC5", "#B0BEC5", "#B0BEC5", "#B0BEC5", "#B0BEC5", "#B0BEC5", "#B0BEC5", "#B0BEC5", "#B0BEC5", "#B0BEC5", "#B0BEC5", "#B0BEC5", "#B0BEC5", "#B0BEC5", "#B0BEC5", "#B0BEC5", "#B0BEC5", "#B0BEC5", "#B0BEC5", "#B0BEC5", "#B0BEC5", "#B0BEC5", "#B0BEC5", "#B0BEC5", "#B0BEC5", "#B0BEC5", "#B0BEC5", "#B0BEC5", "#B0BEC5", "#B0BEC5", "red", "#B0BEC5", "#B0BEC5", "#B0BEC5", "#B0BEC5", "#B0BEC5", "#B0BEC5", "#B0BEC5", "#B0BEC5"]]}], "label": "Topic 41", "method": "update"}, {"args": [{"marker.color": [["#B0BEC5", "#B0BEC5", "#B0BEC5", "#B0BEC5", "#B0BEC5", "#B0BEC5", "#B0BEC5", "#B0BEC5", "#B0BEC5", "#B0BEC5", "#B0BEC5", "#B0BEC5", "#B0BEC5", "#B0BEC5", "#B0BEC5", "#B0BEC5", "#B0BEC5", "#B0BEC5", "#B0BEC5", "#B0BEC5", "#B0BEC5", "#B0BEC5", "#B0BEC5", "#B0BEC5", "#B0BEC5", "#B0BEC5", "#B0BEC5", "#B0BEC5", "#B0BEC5", "#B0BEC5", "#B0BEC5", "#B0BEC5", "#B0BEC5", "#B0BEC5", "#B0BEC5", "#B0BEC5", "#B0BEC5", "#B0BEC5", "#B0BEC5", "#B0BEC5", "#B0BEC5", "#B0BEC5", "red", "#B0BEC5", "#B0BEC5", "#B0BEC5", "#B0BEC5", "#B0BEC5", "#B0BEC5", "#B0BEC5"]]}], "label": "Topic 42", "method": "update"}, {"args": [{"marker.color": [["#B0BEC5", "#B0BEC5", "#B0BEC5", "#B0BEC5", "#B0BEC5", "#B0BEC5", "#B0BEC5", "#B0BEC5", "#B0BEC5", "#B0BEC5", "#B0BEC5", "#B0BEC5", "#B0BEC5", "#B0BEC5", "#B0BEC5", "#B0BEC5", "#B0BEC5", "#B0BEC5", "#B0BEC5", "#B0BEC5", "#B0BEC5", "#B0BEC5", "#B0BEC5", "#B0BEC5", "#B0BEC5", "#B0BEC5", "#B0BEC5", "#B0BEC5", "#B0BEC5", "#B0BEC5", "#B0BEC5", "#B0BEC5", "#B0BEC5", "#B0BEC5", "#B0BEC5", "#B0BEC5", "#B0BEC5", "#B0BEC5", "#B0BEC5", "#B0BEC5", "#B0BEC5", "#B0BEC5", "#B0BEC5", "red", "#B0BEC5", "#B0BEC5", "#B0BEC5", "#B0BEC5", "#B0BEC5", "#B0BEC5"]]}], "label": "Topic 43", "method": "update"}, {"args": [{"marker.color": [["#B0BEC5", "#B0BEC5", "#B0BEC5", "#B0BEC5", "#B0BEC5", "#B0BEC5", "#B0BEC5", "#B0BEC5", "#B0BEC5", "#B0BEC5", "#B0BEC5", "#B0BEC5", "#B0BEC5", "#B0BEC5", "#B0BEC5", "#B0BEC5", "#B0BEC5", "#B0BEC5", "#B0BEC5", "#B0BEC5", "#B0BEC5", "#B0BEC5", "#B0BEC5", "#B0BEC5", "#B0BEC5", "#B0BEC5", "#B0BEC5", "#B0BEC5", "#B0BEC5", "#B0BEC5", "#B0BEC5", "#B0BEC5", "#B0BEC5", "#B0BEC5", "#B0BEC5", "#B0BEC5", "#B0BEC5", "#B0BEC5", "#B0BEC5", "#B0BEC5", "#B0BEC5", "#B0BEC5", "#B0BEC5", "#B0BEC5", "red", "#B0BEC5", "#B0BEC5", "#B0BEC5", "#B0BEC5", "#B0BEC5"]]}], "label": "Topic 44", "method": "update"}, {"args": [{"marker.color": [["#B0BEC5", "#B0BEC5", "#B0BEC5", "#B0BEC5", "#B0BEC5", "#B0BEC5", "#B0BEC5", "#B0BEC5", "#B0BEC5", "#B0BEC5", "#B0BEC5", "#B0BEC5", "#B0BEC5", "#B0BEC5", "#B0BEC5", "#B0BEC5", "#B0BEC5", "#B0BEC5", "#B0BEC5", "#B0BEC5", "#B0BEC5", "#B0BEC5", "#B0BEC5", "#B0BEC5", "#B0BEC5", "#B0BEC5", "#B0BEC5", "#B0BEC5", "#B0BEC5", "#B0BEC5", "#B0BEC5", "#B0BEC5", "#B0BEC5", "#B0BEC5", "#B0BEC5", "#B0BEC5", "#B0BEC5", "#B0BEC5", "#B0BEC5", "#B0BEC5", "#B0BEC5", "#B0BEC5", "#B0BEC5", "#B0BEC5", "#B0BEC5", "red", "#B0BEC5", "#B0BEC5", "#B0BEC5", "#B0BEC5"]]}], "label": "Topic 45", "method": "update"}, {"args": [{"marker.color": [["#B0BEC5", "#B0BEC5", "#B0BEC5", "#B0BEC5", "#B0BEC5", "#B0BEC5", "#B0BEC5", "#B0BEC5", "#B0BEC5", "#B0BEC5", "#B0BEC5", "#B0BEC5", "#B0BEC5", "#B0BEC5", "#B0BEC5", "#B0BEC5", "#B0BEC5", "#B0BEC5", "#B0BEC5", "#B0BEC5", "#B0BEC5", "#B0BEC5", "#B0BEC5", "#B0BEC5", "#B0BEC5", "#B0BEC5", "#B0BEC5", "#B0BEC5", "#B0BEC5", "#B0BEC5", "#B0BEC5", "#B0BEC5", "#B0BEC5", "#B0BEC5", "#B0BEC5", "#B0BEC5", "#B0BEC5", "#B0BEC5", "#B0BEC5", "#B0BEC5", "#B0BEC5", "#B0BEC5", "#B0BEC5", "#B0BEC5", "#B0BEC5", "#B0BEC5", "red", "#B0BEC5", "#B0BEC5", "#B0BEC5"]]}], "label": "Topic 46", "method": "update"}, {"args": [{"marker.color": [["#B0BEC5", "#B0BEC5", "#B0BEC5", "#B0BEC5", "#B0BEC5", "#B0BEC5", "#B0BEC5", "#B0BEC5", "#B0BEC5", "#B0BEC5", "#B0BEC5", "#B0BEC5", "#B0BEC5", "#B0BEC5", "#B0BEC5", "#B0BEC5", "#B0BEC5", "#B0BEC5", "#B0BEC5", "#B0BEC5", "#B0BEC5", "#B0BEC5", "#B0BEC5", "#B0BEC5", "#B0BEC5", "#B0BEC5", "#B0BEC5", "#B0BEC5", "#B0BEC5", "#B0BEC5", "#B0BEC5", "#B0BEC5", "#B0BEC5", "#B0BEC5", "#B0BEC5", "#B0BEC5", "#B0BEC5", "#B0BEC5", "#B0BEC5", "#B0BEC5", "#B0BEC5", "#B0BEC5", "#B0BEC5", "#B0BEC5", "#B0BEC5", "#B0BEC5", "#B0BEC5", "red", "#B0BEC5", "#B0BEC5"]]}], "label": "Topic 47", "method": "update"}, {"args": [{"marker.color": [["#B0BEC5", "#B0BEC5", "#B0BEC5", "#B0BEC5", "#B0BEC5", "#B0BEC5", "#B0BEC5", "#B0BEC5", "#B0BEC5", "#B0BEC5", "#B0BEC5", "#B0BEC5", "#B0BEC5", "#B0BEC5", "#B0BEC5", "#B0BEC5", "#B0BEC5", "#B0BEC5", "#B0BEC5", "#B0BEC5", "#B0BEC5", "#B0BEC5", "#B0BEC5", "#B0BEC5", "#B0BEC5", "#B0BEC5", "#B0BEC5", "#B0BEC5", "#B0BEC5", "#B0BEC5", "#B0BEC5", "#B0BEC5", "#B0BEC5", "#B0BEC5", "#B0BEC5", "#B0BEC5", "#B0BEC5", "#B0BEC5", "#B0BEC5", "#B0BEC5", "#B0BEC5", "#B0BEC5", "#B0BEC5", "#B0BEC5", "#B0BEC5", "#B0BEC5", "#B0BEC5", "#B0BEC5", "red", "#B0BEC5"]]}], "label": "Topic 48", "method": "update"}, {"args": [{"marker.color": [["#B0BEC5", "#B0BEC5", "#B0BEC5", "#B0BEC5", "#B0BEC5", "#B0BEC5", "#B0BEC5", "#B0BEC5", "#B0BEC5", "#B0BEC5", "#B0BEC5", "#B0BEC5", "#B0BEC5", "#B0BEC5", "#B0BEC5", "#B0BEC5", "#B0BEC5", "#B0BEC5", "#B0BEC5", "#B0BEC5", "#B0BEC5", "#B0BEC5", "#B0BEC5", "#B0BEC5", "#B0BEC5", "#B0BEC5", "#B0BEC5", "#B0BEC5", "#B0BEC5", "#B0BEC5", "#B0BEC5", "#B0BEC5", "#B0BEC5", "#B0BEC5", "#B0BEC5", "#B0BEC5", "#B0BEC5", "#B0BEC5", "#B0BEC5", "#B0BEC5", "#B0BEC5", "#B0BEC5", "#B0BEC5", "#B0BEC5", "#B0BEC5", "#B0BEC5", "#B0BEC5", "#B0BEC5", "#B0BEC5", "red"]]}], "label": "Topic 49", "method": "update"}]}], "title": {"font": {"color": "Black", "size": 22}, "text": "<b>Intertopic Distance Map</b>", "x": 0.5, "xanchor": "center", "y": 0.95, "yanchor": "top"}, "width": 650, "xaxis": {"anchor": "y", "domain": [0, 1], "range": [-10.27, 19.95], "title": {"text": ""}, "visible": false}, "yaxis": {"anchor": "x", "domain": [0, 1], "range": [-7.194, 9.138], "title": {"text": ""}, "visible": false}}}
